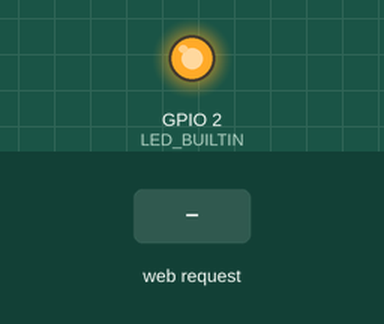
This sketch was run on a simulated ESP8266 (NodeMCU). Parts: output pins drawn as LEDs (lit = HIGH, except the on-board LED, lit = LOW). Inputs (shaded band) come from the test bench. WiFi joins after 1.5 s; servers stay silent unless stated; what the sketch prints to the serial monitor is not drawn.

Above: at 2.8 s.
2.9 s: HTTP request GET /off received
At 4.1 s:
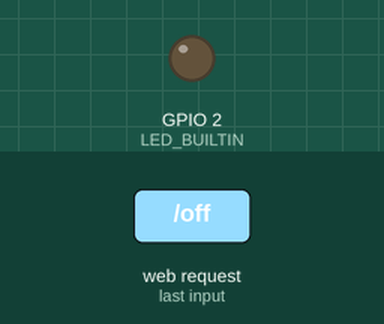
4.4 s: HTTP request GET /on received
At 5.4 s:
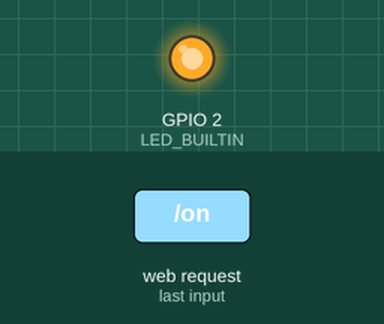
Timing chart, 0 to 7.4 s (numbered marks = the images above; inputs shaded):
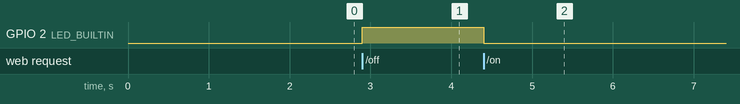

Measured:
- after the input at 2.9 s, GPIO 2 (LED_BUILTIN): LOW → HIGH at once
- after the input at 4.4 s, GPIO 2 (LED_BUILTIN): HIGH → LOW at once

The sketch:

CONECT_WIFI.ino
```cpp
#include <ESP8266WiFi.h>
#include <WiFiClient.h>
#include <ESP8266WebServer.h>
#include <ESP8266mDNS.h>


MDNSResponder mdns;
String webPage;
ESP8266WebServer server(80);
const char* ssid     = "BLOOM";
const char* password = "11111111";
void setup() {
 pinMode(LED_BUILTIN, OUTPUT);
  webPage += "<h1>ESP8266</h1><p>Socket <a href=\"on\"><button>ON</button></a>&nbsp;<a href=\"off\"><button>OFF</button></a></p>";

  Serial.begin(115200);
  delay(100);


  Serial.println();
  Serial.println();
  Serial.print("Connecting to ");
  Serial.println(ssid);

  WiFi.begin(ssid, password);

  while (WiFi.status() != WL_CONNECTED) {
    delay(500);
    Serial.print(".");
  }

  Serial.println("");
  Serial.println("WiFi connected");
  Serial.println("IP address: ");
  Serial.println(WiFi.localIP());

  if (mdns.begin("esp8266", WiFi.localIP()))
    Serial.println("MDNS responder started");

  server.on("/", [](){
    server.send(200, "text/html", webPage);
  });
  server.on("/on", [](){
    server.send(200, "text/html", webPage);
    digitalWrite(LED_BUILTIN, LOW);
    delay(1000);
  });
  server.on("/off", [](){
    server.send(200, "text/html", webPage);
    digitalWrite(LED_BUILTIN, HIGH);
    delay(1000);
  });

  server.begin();
  Serial.println("HTTP server started");
}

void loop() {
  server.handleClient();
}
```
